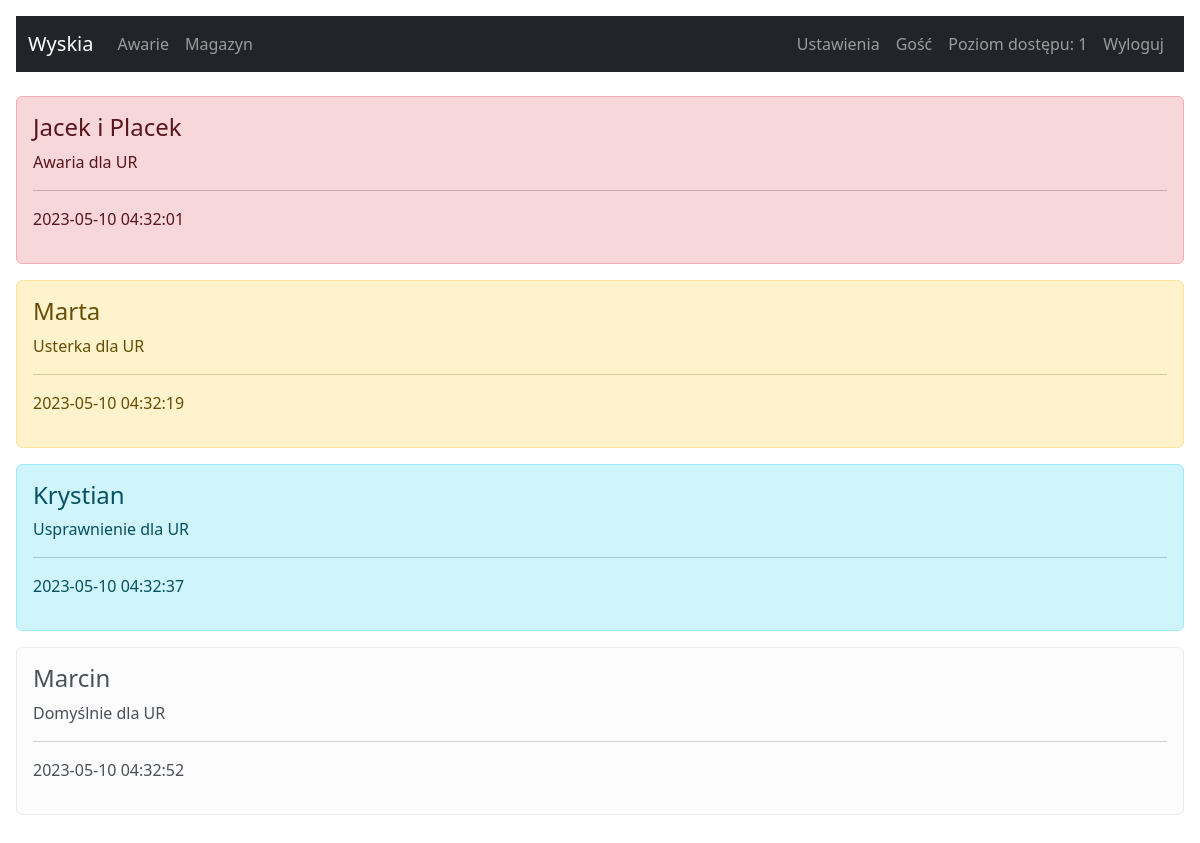
Page / (signed in) on the committed database.
### tables this page shows
CREATE TABLE users (
		id INTEGER NOT NULL, 
		login VARCHAR(140), 
		password VARCHAR(140),
		rank INTEGER, name TEXT,
		PRIMARY KEY (id)
	);

CREATE TABLE message (
    notifier VARCHAR(255),
    message VARCHAR(255),
    type_message VARCHAR(255),
    date_added DATE);

### app.py (the view)
@app.route('/')
@flask_login.login_required
def base():
   query_select = f"SELECT * FROM message"
   rows = sql_select(query_select)
   return render_template('index.html', rows=rows)

### app.py (called while the page is built)
def get_db_connection():
   con = sql.connect('wsb.sqlite')
   con.row_factory = sql.Row
   return con

def sql_select(query_select):
   con = get_db_connection()
   cur = con.cursor()
   cur.execute(query_select)
   row = cur.fetchall()
   con.close()
   return row

@login_manager.user_loader
def user_loader(login_email):
   if login_email not in users:
      return
   user = User()
   user.id = login_email
   user.rank = users[login_email]['rank']
   user.name = users[login_email]['name']
   return user

### templates/index.html
{% extends 'base.html' %}
{% block content %}
    {% for row in rows %}
    <div class="alert alert-{{row['type_message']}}" role="alert">
      <h4 class="alert-heading">{{row['notifier']}}</h4>
      <p>{{row['message']}}</p>
      <hr>
      <p>{{row['date_added']}}</p>
    </div>
    {% endfor %}
{% endblock %}

### templates/navbar.html (shortened to what this page needs)
<nav class="navbar navbar-expand-lg navbar-dark bg-dark">
  <div class="container-fluid">
    <a class="navbar-brand" href="/">Wyskia</a>
    <div class="collapse navbar-collapse" id="navbarSupportedContent">
      <ul class="navbar-nav me-auto mb-2 mb-lg-0">
        <li class="nav-item">
          <a class="nav-link" href="/management-failure">Awarie</a>
        </li>
        <li class="nav-item">
          <a class="nav-link" href="/management-warehouse">Magazyn</a>
        </li>
      </ul>
      <ul class="navbar-nav me-right mb-2 mb-lg-0">
        <li class="nav-item">
          <a class="nav-link" href="/settings">Ustawienia</a>
        </li>
        <li class="nav-item">
          <a class="nav-link" disabled> {{ current_user.name }}</a>
        </li>
        <li class="nav-item">
          <a class="nav-link" disabled> Poziom dostępu: {{ current_user.rank }}</a>
        </li>
        <li class="nav-item">
          <a class="nav-link" href="/logout">Wyloguj</a>
        </li>
      </ul>
    </div>
  </div>
</nav>

### rows in the picture
users: name "Gość", rank "1"
message: notifier "Jacek i Placek", message "Awaria dla UR", date_added "2023-05-10 04:32:01"
message: notifier "Marta", message "Usterka dla UR", date_added "2023-05-10 04:32:19"
message: notifier "Krystian", message "Usprawnienie dla UR", date_added "2023-05-10 04:32:37"
message: notifier "Marcin", message "Domyślnie dla UR", date_added "2023-05-10 04:32:52"
